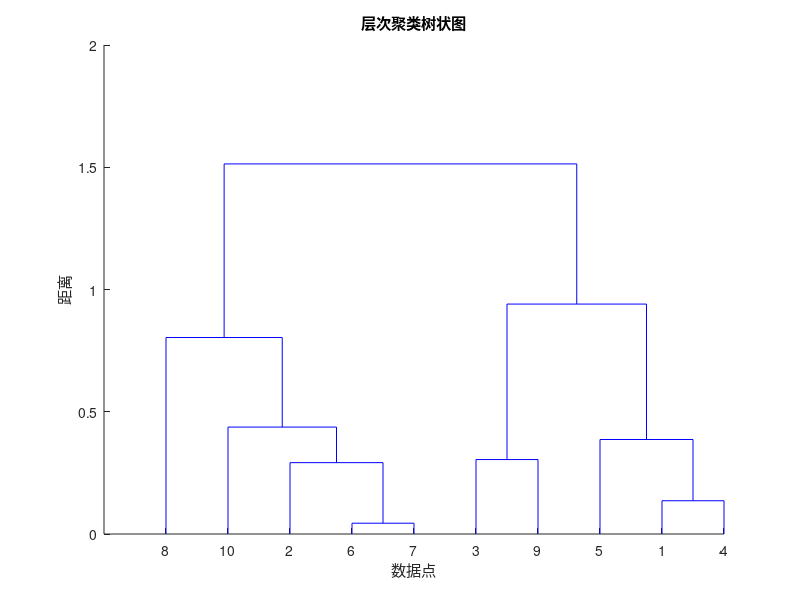
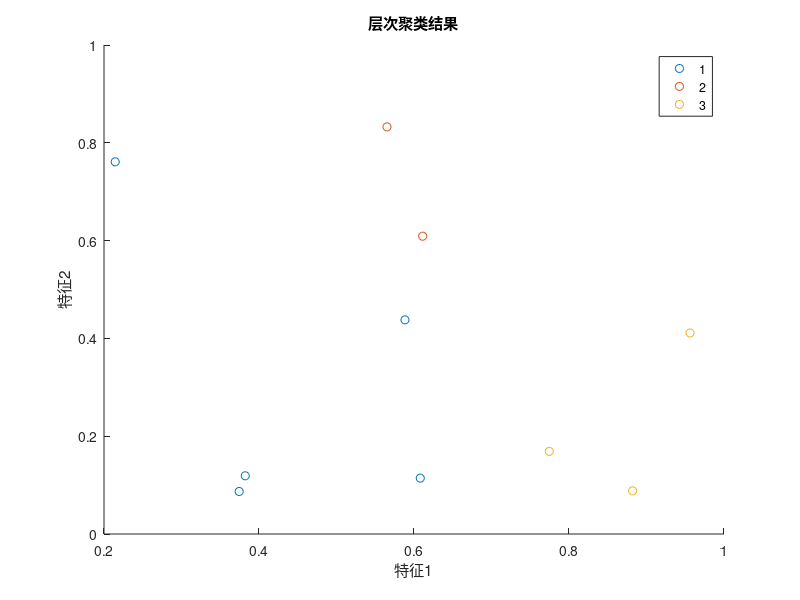

These figures' MATLAB source, in order:
% 层次聚类法是一种帮助理解数据内在关系的算法，并且可以通过树状图可视化

% 一、凝聚型层次聚集(Agglomerative Hierarchical Clustering)
% 1.初始化：将每个数据点视为一个单独的聚类。
% 2.计算距离：计算所有聚类之间的距离。常用的距离度量方法包括：
%   单链接（Single Linkage）：两个聚类之间的最小距离。
%   完全链接（Complete Linkage）：两个聚类之间的最大距离。
%   平均链接（Average Linkage）：两个聚类中所有点对的平均距离。
%   Ward's 方法：最小化聚类内的方差，即两个聚类合并后总的方差增加最小。
% 3.合并聚类：选择距离最近的两个聚类进行合并。
% 4.更新距离矩阵：合并后，更新聚类间的距离矩阵。
% 5.重复步骤2-4：直到所有数据点都合并成一个聚类，或者达到预设的聚类数量。
% 6.生成树状图：通过记录每次合并的聚类和距离，可以生成一个树状图来展示聚类的层次结构。

% X是一个包含数据点的矩阵，每行代表一个数据点，每列代表一个特征
X = rand(10, 3); % 随机生成10个数据点，每个数据点有3个特征
 
% 使用linkage函数进行层次聚类
% 'ward'是链接方法，也可以使用'single', 'complete', 'average'等
Z = linkage(X, 'ward');
 
% 使用dendrogram函数绘制树状图
figure;
dendrogram(Z);
title('层次聚类树状图');
xlabel('数据点');
ylabel('距离');
 
% 如果你想将数据点划分为K个聚类，可以使用cluster函数
K = 3; % 假设我们想将数据分为3个聚类
clusters = cluster(Z, 'maxclust', K);
 
% 可视化聚类结果
figure;
gscatter(X(:,1), X(:,2), clusters);
title('层次聚类结果');
xlabel('特征1');
ylabel('特征2');

%-----------------------------------------------------------------------------------------------

% 二、分裂型层次聚类(Divisive Hierarchical Clustering)
% 1.初始化：将所有数据点作为一个大的聚类。
% 2.选择聚类：选择一个聚类进行分裂。通常选择具有最大直径（最远点对距离）或最大方差的聚类。
% 3.分裂聚类：将选定的聚类分裂成两个子聚类。分裂的方式可以是垂直于最大方差的方向，或者基于某种距离度量。
% 4.更新聚类集合：将分裂后的子聚类加入到聚类集合中。
% 5.重复步骤2-4：直到每个聚类只包含一个数据点，或者达到预设的聚类数量。
% 6.生成树状图：通过记录每次分裂的聚类，可以生成一个树状图来展示聚类的层次结构。
